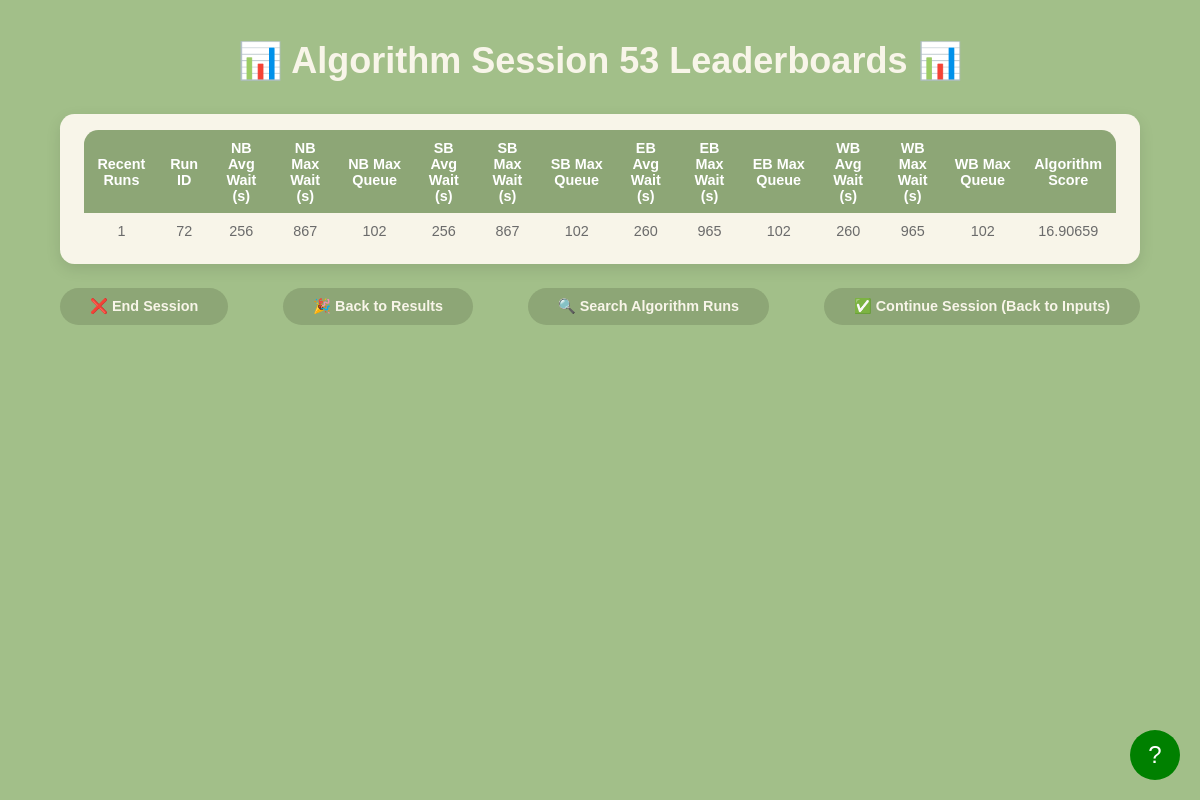
Page /algorithm_session_leaderboard on the earlier database version.
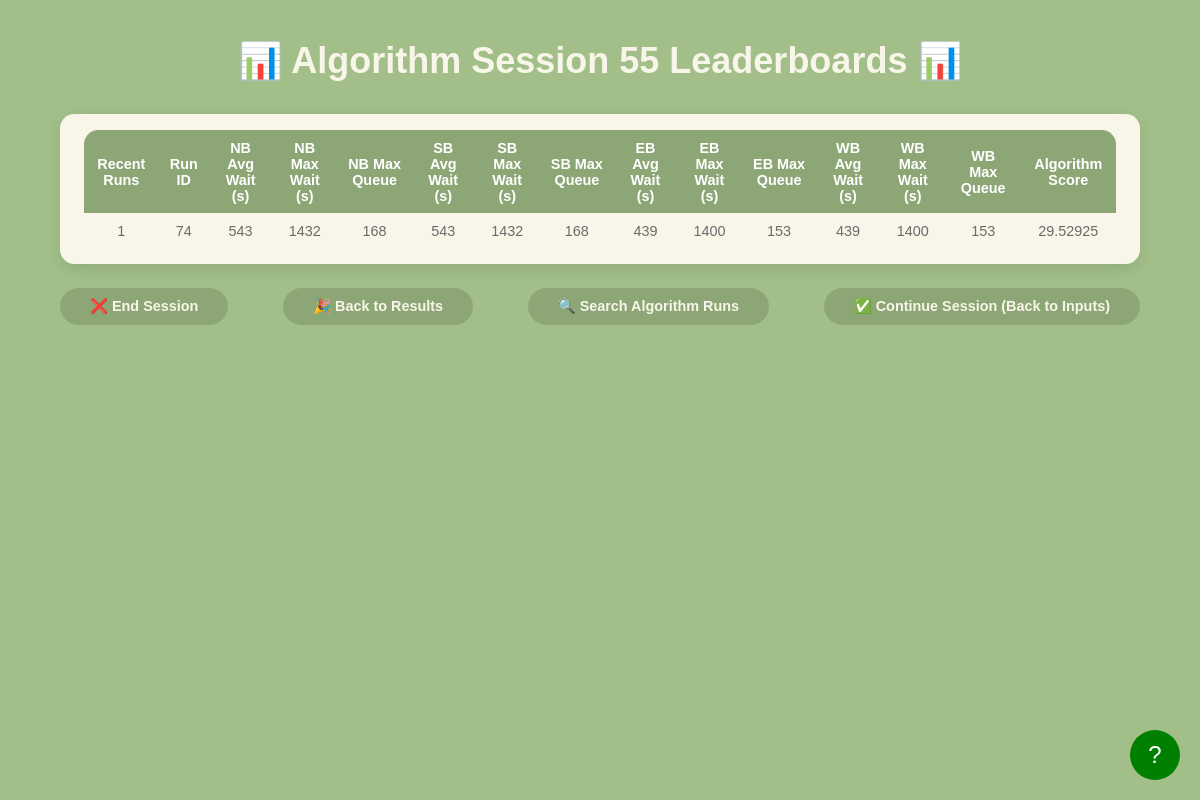
Same page on the later database version.
### models.py (models this page shows, shortened)
class AlgorithmLeaderboardResult(db.Model):
    __tablename__ = 'algorithm_leaderboard_results'
    id = db.Column(db.Integer, primary_key=True, autoincrement=True)
    run_id = db.Column(db.Integer, db.ForeignKey('configurations.run_id'), nullable=False)
    session_id = db.Column(db.Integer, db.ForeignKey('sessions.id'), nullable=False)
    avg_wait_time_north = db.Column(db.Float, nullable=False)
    max_wait_time_north = db.Column(db.Float, nullable=False)
    max_queue_length_north = db.Column(db.Integer, nullable=False)
    avg_wait_time_south = db.Column(db.Float, nullable=False)
    max_wait_time_south = db.Column(db.Float, nullable=False)
    max_queue_length_south = db.Column(db.Integer, nullable=False)
    avg_wait_time_east = db.Column(db.Float, nullable=False)
    max_wait_time_east = db.Column(db.Float, nullable=False)
    max_queue_length_east = db.Column(db.Integer, nullable=False)
    avg_wait_time_west = db.Column(db.Float, nullable=False)
    max_wait_time_west = db.Column(db.Float, nullable=False)
    max_queue_length_west = db.Column(db.Integer, nullable=False)

### app.py (the view)
@app.route('/algorithm_session_leaderboard')
def algorithm_session_leaderboard_page():
    session_id = request.args.get('session_id', type=int)
    if not session_id:
        active_session = Session.query.filter_by(active=True).order_by(Session.id.desc()).first()
        session_id = active_session.id if active_session else None
    print(session_id)
    raw_runs = get_recent_algorithm_runs(session_id) if session_id else []
    processed_runs = []
    for run in raw_runs:
        score = compute_score_4directions(
            run.run_id,
            run.session_id,
            run.avg_wait_time_north, run.max_wait_time_north, run.max_queue_length_north,
            run.avg_wait_time_south, run.max_wait_time_south, run.max_queue_length_south,
            run.avg_wait_time_east, run.max_wait_time_east, run.max_queue_length_east,
            run.avg_wait_time_west, run.max_wait_time_west, run.max_queue_length_west
        )
        processed_runs.append({
            "run_id": run.run_id,
            "nb_avg_wait": run.avg_wait_time_north,
            "nb_max_wait": run.max_wait_time_north,
            "nb_max_queue": run.max_queue_length_north,
            "sb_avg_wait": run.avg_wait_time_south,
            "sb_max_wait": run.max_wait_time_south,
            "sb_max_queue": run.max_queue_length_south,
            "eb_avg_wait": run.avg_wait_time_east,
            "eb_max_wait": run.max_wait_time_east,
            "eb_max_queue": run.max_queue_length_east,
            "wb_avg_wait": run.avg_wait_time_west,
            "wb_max_wait": run.max_wait_time_west,
            "wb_max_queue": run.max_queue_length_west,
            "score": score
        })
    return render_template('algorithm_session_leaderboard.html', runs=processed_runs, session_id=session_id)

### app.py (called while the page is built)
def get_recent_algorithm_runs(session_id):
    return AlgorithmLeaderboardResult.query \
        .filter_by(session_id=session_id) \
        .order_by(AlgorithmLeaderboardResult.id.desc()) \
        .limit(10) \
        .all()

### templates/algorithm_session_leaderboard.html (shortened to what this page needs)
<!DOCTYPE html>
<html lang="en">
<head>
    <link rel="stylesheet" href="{{ url_for('static', filename='css/algorithm_session_leaderboard.css') }}">
</head>
<body>
    <div class="header">
        <h1>📊 Algorithm Session {{ session_id }} Leaderboards 📊</h1>
    </div>
    <div class="leaderboard-container">
        <table>
            <thead>
                <tr>
                    <th>Recent Runs</th>
                    <th>Run ID</th>
                    <th>NB Avg Wait (s)</th>
                    <th>NB Max Wait (s)</th>
                    <th>NB Max Queue</th>
                    <th>SB Avg Wait (s)</th>
                    <th>SB Max Wait (s)</th>
                    <th>SB Max Queue</th>
                    <th>EB Avg Wait (s)</th>
                    <th>EB Max Wait (s)</th>
                    <th>EB Max Queue</th>
                    <th>WB Avg Wait (s)</th>
                    <th>WB Max Wait (s)</th>
                    <th>WB Max Queue</th>
                    <th>Algorithm Score</th>
                </tr>
            </thead>
            <tbody>
                {% if runs and runs|length > 0 %}
                    {% for run in runs %}
                    <tr onclick="handleRowClick(this)">
                        <td>{{ loop.index }}</td>
                        <td>{{ run.run_id }}</td>
                        <td>{{ run.nb_avg_wait|round|int }}</td>
                        <td>{{ run.nb_max_wait|round|int }}</td>
                        <td>{{ run.nb_max_queue|round|int }}</td>
                        <td>{{ run.sb_avg_wait|round|int }}</td>
                        <td>{{ run.sb_max_wait|round|int }}</td>
                        <td>{{ run.sb_max_queue|round|int }}</td>
                        <td>{{ run.eb_avg_wait|round|int }}</td>
                        <td>{{ run.eb_max_wait|round|int }}</td>
                        <td>{{ run.eb_max_queue|round|int }}</td>
                        <td>{{ run.wb_avg_wait|round|int }}</td>
                        <td>{{ run.wb_max_wait|round|int }}</td>
                        <td>{{ run.wb_max_queue|round|int }}</td>
                        <td>{{ run.score|round(5) }}</td>
                    </tr>
                    {% endfor %}
                {% else %}
                    <tr>
                        <td colspan="15">No session runs found.</td>
                    </tr>
                {% endif %}
            </tbody>
        </table>
    </div>
    <div class="nav-container">
        <a class="nav-button" id="endBtn" href="/index">❌ End Session</a>
        <a class="res-button" id="results" href="/back_to_results">🎉 Back to Results</a>
        <a class="res-button" id="searchRunsBtn" href="/search_Algorithm_Runs">🔍 Search Algorithm Runs</a>
        <a class="nav-button" id="backBtn" href="/parameters">✅ Continue Session (Back to Inputs)</a>
    </div>
    <div id="tutorial-button">?</div>
</body>
</html>

Differences in the rows shown:
no longer on this page (row unchanged): AlgorithmLeaderboardResult: run_id "72", nb_avg_wait "256", nb_max_wait "867", nb_max_queue "102", sb_avg_wait "256", sb_max_wait "867", sb_max_queue "102", eb_avg_wait "260", eb_max_wait "965", eb_max_queue "102", wb_avg_wait "260", wb_max_wait "965", wb_max_queue "102", score "16.90659"
added AlgorithmLeaderboardResult: run_id "74", nb_avg_wait "543", nb_max_wait "1432", nb_max_queue "168", sb_avg_wait "543", sb_max_wait "1432", sb_max_queue "168", eb_avg_wait "439", eb_max_wait "1400", eb_max_queue "153", wb_avg_wait "439", wb_max_wait "1400", wb_max_queue "153", score "29.52925"
Other differences:
{{ session_id }}: "53" → "55"
